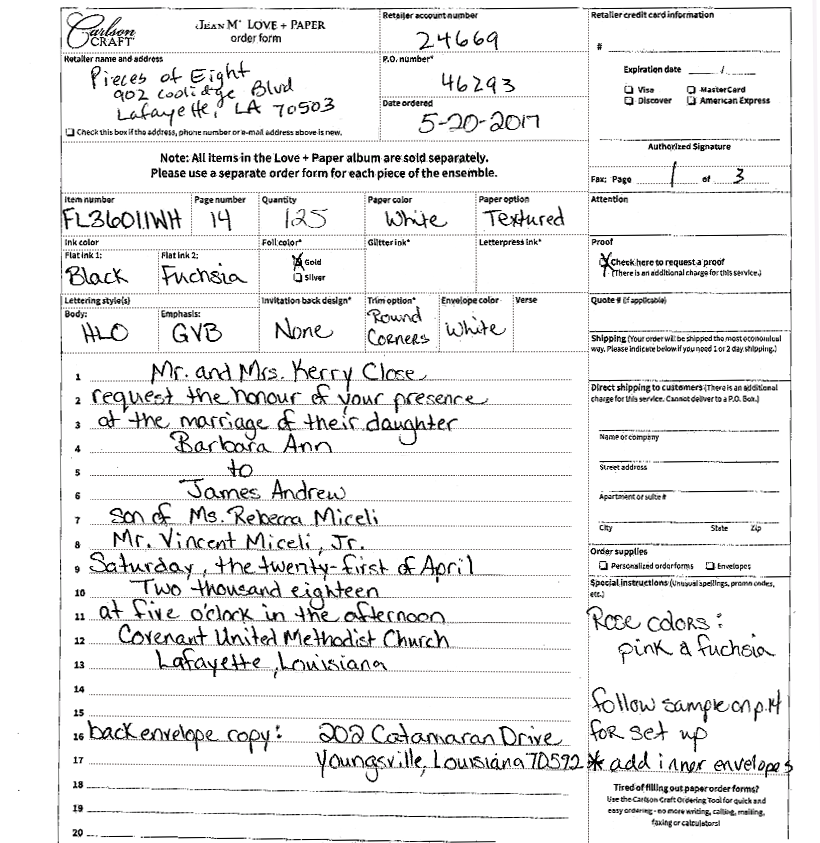
#> input picture resources/fax1/fax2.png, 820 x 843 px
$ jupyter execute textdetect.ipynb   (older library calls are emulated)
#> lines starting #> are read from the running program, lines starting #| are printed output that depends on the picture; after the words box and inside, x2 and y2 are one past the last pixel; in counts of white or black regions, pixels touching at a corner belong together
[cell 1]
import sys
import os
import cv2
import numpy as np
import shutil
from IPython.display import Image as img_display

[cell 2]
print('\ndetect_er_chars.py')
print('       A simple demo script using the Extremal Region Filter algorithm described in:')
print('       Neumann L., Matas J.: Real-Time Scene Text Localization and Recognition, CVPR 2012\n')

[cell 3]
pathname='./resources' #os.path.dirname(sys.argv[0])
file= os.path.join(pathname,"fax1","fax2.png") #pathname+'/'+'.png'
# display in IPython
# img_display(filename=file)

[cell 4]
img = cv2.imread(file)#(str(sys.argv[1]))
#> img is the input picture: shape (843, 820, 3); mean B, G, R 235.8, 235.8, 235.9
gray= cv2.imread(file,0)#(str(sys.argv[1]),0)

[cell 5]
# apply blur
gray=cv2.GaussianBlur(gray, (3,3), 0)
cv2.imwrite(pathname+"/blur.png",gray)
img_display(filename=pathname+"/blur.png")

[cell 6]
# invert color
# gray=cv2.bitwise_not(gray)
# cv2.imwrite(pathname+"/bitwise.png",gray)
# img_display(filename=pathname+"/bitwise.png")

[cell 7]
# Apply dilation and erosion to remove some noise
kernel =np.ones((1,1),np.uint8)
gray=cv2.dilate(gray,kernel,iterations=1)
gray=cv2.erode(gray,kernel,iterations=1)
cv2.imwrite(pathname+"/removed_noise.png",gray)
img_display(filename=pathname+"/removed_noise.png")

[cell 8]
# [7 lines of commented-out code are left out]

[cell 9]
# [5 lines of commented-out code are left out]

[cell 10]
# MSER to detect regions
# mser = cv2.MSER_create(1,25,200)
mser = cv2.MSER_create(1,20,80,1)
regions,_ = mser.detectRegions(gray)
#> regions = 9895 items
rects=[cv2.boundingRect(p.reshape(-1,1,2)) for p in regions]
#> rects = 9895 items, first 6: (60, 37, 2, 11), (60, 37, 2, 11), (60, 36, 2, 13), (60, 7, 11, 4), (60, 7, 11, 4), (60, 7, 11, 4)

[cell 11]
# draw hull lines
linesImg=img.copy()
# hulls = [cv2.convexHull(p.reshape(-1, 1, 2)) for p in regions]
# cv2.polylines(linesImg, hulls, 1, (0, 255, 0))
for i,rect in enumerate(rects):
    cv2.rectangle(linesImg,rect[0:2],(rect[0]+rect[2],rect[1]+rect[3]),(0,255,0),1)
#> this loop made 9895 passes
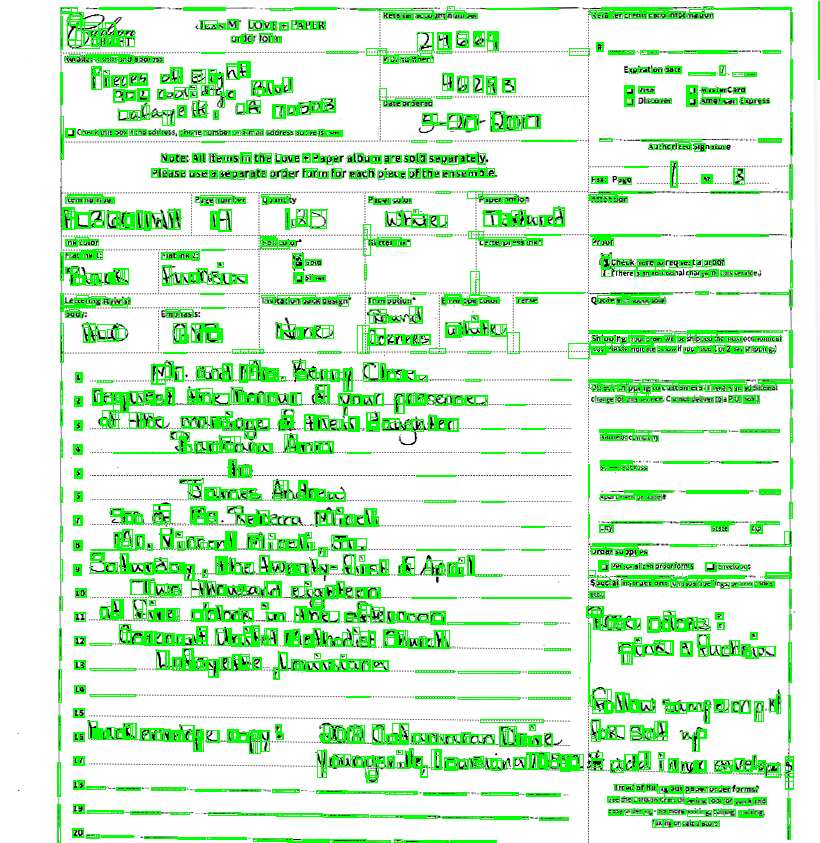
#> linesImg: shape (843, 820, 3); 13.8% of pixels changed, all inside (x1, y1, x2, y2) = (57, 1, 820, 843)
cv2.imwrite(pathname+"/linesImg.png",linesImg)
img_display(filename=pathname+"/linesImg.png")

[cell 12]
# draw rectangles
for i,rect in enumerate(rects):
        width=rect[2]
        height=rect[3]
        if width>1 and height>1 and (width/height<7.0) and (height/width<7.0):
            #print(str(width)+" "+str(height))
            #cv2.rectangle(gray,(0,0),(10,20),(0,255,0),2)
            offset=0
            (top,left)=(rect[0]-offset,rect[1]-offset)
            cv2.rectangle(gray,(top,left),(rect[0]+rect[2]+2*offset,rect[1]+rect[3]+2*offset),(0,0,0),-1)
#> this loop made 9895 passes
#> (rect, width, height, top, left) on passes 1 to 8: ((60, 37, 2, 11), 2, 11, 60, 37), ((60, 37, 2, 11), 2, 11, 60, 37), ((60, 36, 2, 13), 2, 13, 60, 36), ((60, 7, 11, 4), 11, 4, 60, 7), ((60, 7, 11, 4), 11, 4, 60, 7), ((60, 7, 11, 4), 11, 4, 60, 7), ((60, 7, 17, 5), 17, 5, 60, 7), ((60, 7, 17, 5), 17, 5, 60, 7)
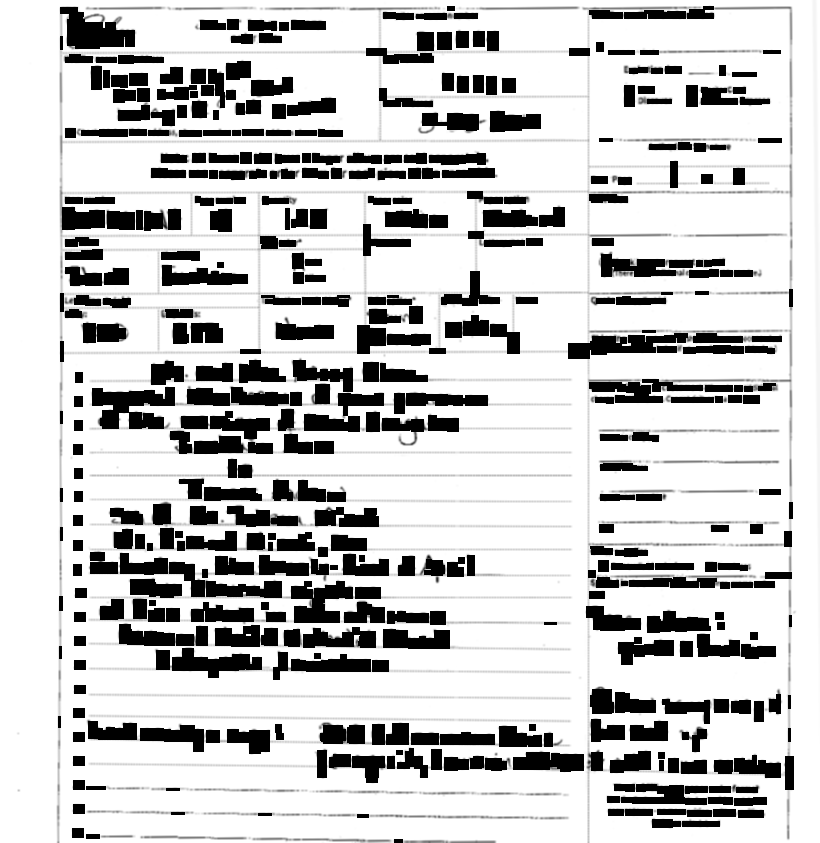
#> gray: shape (843, 820); min 0, max 255, mean 200.8

cv2.imwrite(pathname+"/filled.png",gray)
img_display(filename=pathname+"/filled.png")

[cell 13]
# detect black blocks
bgr=cv2.cvtColor(gray,cv2.COLOR_GRAY2RGB)
gray=cv2.cvtColor(bgr, cv2.COLOR_BGR2HSV)
#> gray: shape (843, 820, 3); mean H, S, V 0, 0, 200.8
# colours=['yellow','orange','red','green','black','white']
# lowers=[[30,255,255],[15,255,255],[6,255,255],[0,0,0],[0, 0, 205]]
# uppers=[[20,100,100],[5,100,100],[0,100,100],[180, 10, 50],[180, 10, 255]]

lower=np.array([0, 0, 0],np.uint8)
upper=np.array([180, 10, 50],np.uint8)
separated=cv2.inRange(gray,lower,upper)
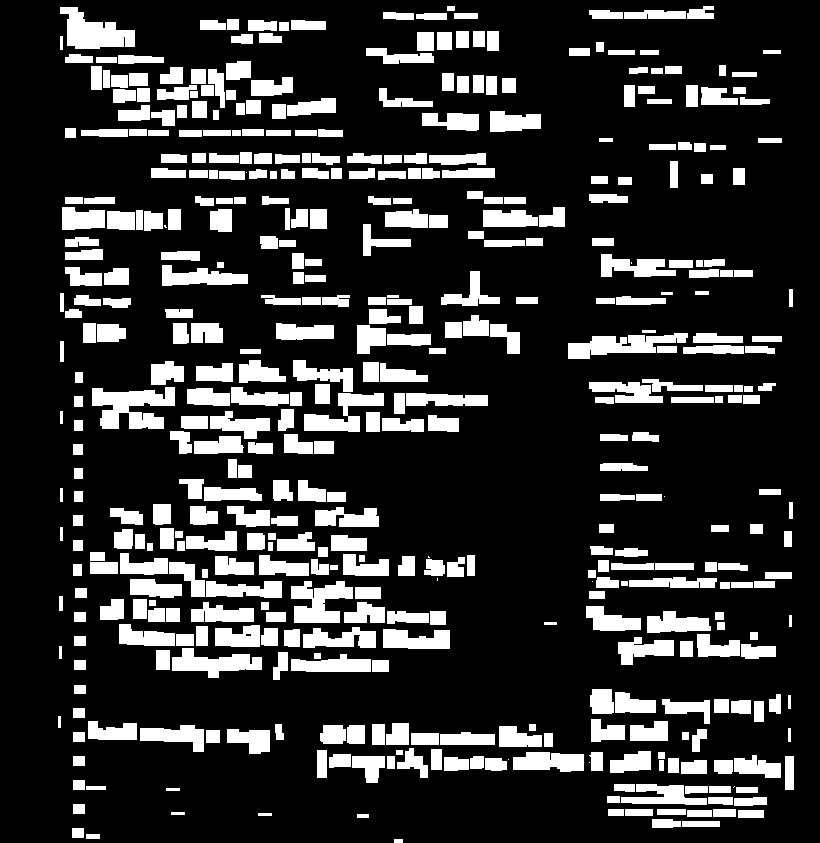
#> separated: shape (843, 820); 19.5% white; 462 white regions (10 under 20 px)

#this bit draws a red rectangle around the detected region
im2,contours,hierarchy=cv2.findContours(separated,cv2.RETR_LIST,cv2.CHAIN_APPROX_SIMPLE)
#> contours = 463 contours, 11 with area under 20; largest, box (x1, y1, x2, y2) and area: (92, 387, 175, 429) 1986, (60, 7, 135, 49) 1704, (568, 333, 688, 359) 1510, (291, 581, 353, 623) 1472, (172, 648, 262, 678) 1313
max_area = 0
largest_contour = None
outImg=img.copy()
# the total number of corp chars
total_corps=0
# the number of corp single chars
single_corps=0
# the output path of corp chars
corp_chars_path=pathname+"/corp_chars"
# the output path of single chars
single_path=corp_chars_path+"/singles"
# the scalar of single char
single_scalar=1.8
if not os.path.exists(corp_chars_path):
    os.makedirs(corp_chars_path)
else:
    shutil.rmtree(corp_chars_path)
if not os.path.exists(single_path):
    os.makedirs(single_path)
else:
    shutil.rmtree(single_path)

for idx, contour in enumerate(contours):
    area = cv2.contourArea(contour)
    # if area > max_area:
    max_area = area
    largest_contour=contour
    if largest_contour is not None:
        moment = cv2.moments(largest_contour)
        # [24 lines of commented-out code are left out]

        rect = cv2.boundingRect(largest_contour)
        (height,width)=(rect[2],rect[3])
        area=cv2.contourArea(largest_contour)
        if (height>1.0 and width>1.0 and ((width/height)<6) and ((height/width)<6) and area>100):
            # print(cv2.contourArea(largest_contour))
            total_corps+=1
            x,y,w,h = rect
            offset=0
            cropped = outImg[y:y+h,x:x+w]
            outfile=""
            if (width/height>=1.0 and width/height<=single_scalar) or (height/width>=1.0 and height/width<=single_scalar):
                single_corps+=1
                outfile="{0}/{1}_{2}_{3}_{4}_{5}.png".format(single_path,idx,x,y,w,h)
            else:
                outfile="{0}/{1}_{2}_{3}_{4}_{5}.png".format(corp_chars_path,idx,x,y,w,h)
            cv2.imwrite(outfile,cropped)
            cv2.rectangle(img,(x-offset,y-offset),(x+w+2*offset,y+h+2*offset),(0,255,0),1)
#> this loop made 463 passes
#> (max_area, largest_contour, height, width, x, y, w) on passes 9 to 13: (175, [[738, 810], [738, 817], [763, 817], [763, 810]], 26, 8, 738, 810, 26), (144, [[687, 810], [687, 816], [711, 816], [711, 810]], 25, 7, 687, 810, 25), (154, [[713, 809], [713, 816], [735, 816], [735, 809]], 23, 8, 713, 809, 23), (140, [[657, 809], [657, 814], [685, 814], [685, 809]], 29, 6, 657, 809, 29), (162, [[625, 809], [625, 815], [652, 815], [652, 809]], 28, 7, 625, 809, 28)
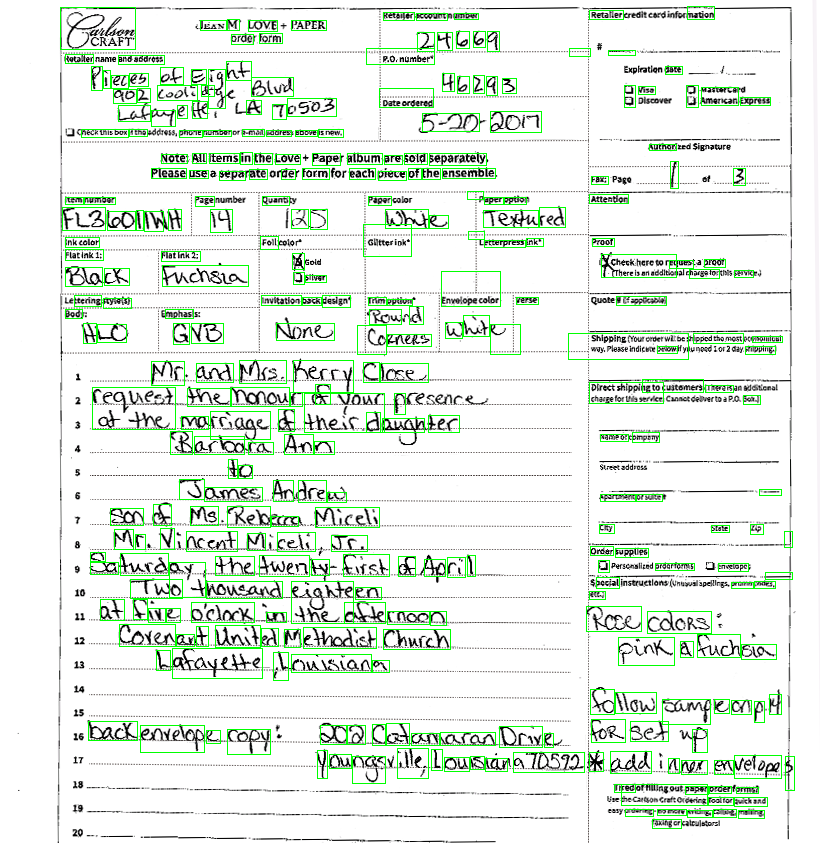
#> img: shape (843, 820, 3); 4.16% of pixels changed, all inside (x1, y1, x2, y2) = (60, 6, 795, 829)

print("total {0} chars, {1} single chars, output rate {2:0.3f}%".format(total_corps,single_corps,single_corps/total_corps*100))
#| total 322 chars, 119 single chars, output rate 36.957%
cv2.imwrite(pathname+"/result.png",img)
img_display(filename=pathname+"/result.png")

$ run again, with resources/fax1/fax1.png copied over resources/fax1/fax2.png
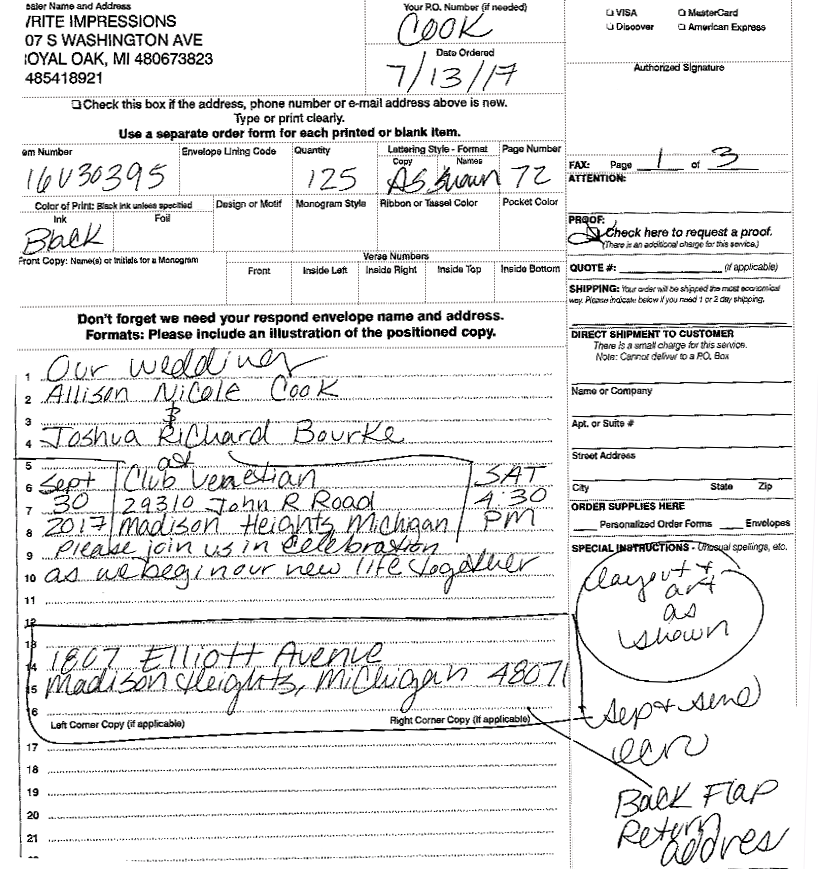
#> input picture resources/fax1/fax1.png, 818 x 869 px
#> img is the input picture: shape (869, 818, 3); mean B, G, R 232.6, 232.6, 232.6
#> regions = 9311 items
#> rects = 9311 items, first 6: (19, 458, 16, 2), (19, 458, 16, 2), (19, 458, 17, 2), (19, 458, 17, 2), (19, 458, 17, 2), (18, 458, 18, 2)
#> the loop `for i,rect in enumerate(rects):` made 9311 passes
#> after the loop `for i,rect in enumerate(rects):`:
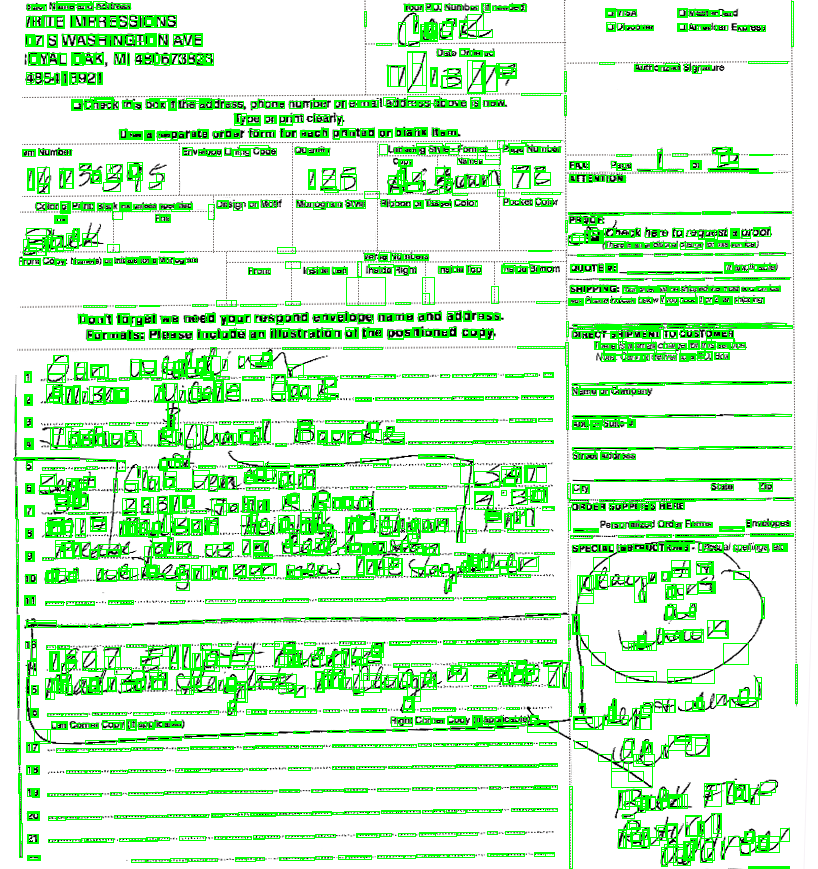
#> linesImg: shape (869, 818, 3); 15.04% of pixels changed, all inside (x1, y1, x2, y2) = (14, 1, 798, 869)
#> the loop `for i,rect in enumerate(rects):` made 9311 passes
#> (rect, width, height, top, left) on passes 15, 17, 18, 19, 20, 21, 22, 23: ((116, 461, 9, 9), 9, 9, 116, 461), ((116, 460, 9, 11), 9, 11, 116, 460), ((113, 479, 4, 13), 4, 13, 113, 479), ((113, 478, 4, 14), 4, 14, 113, 478), ((107, 550, 11, 5), 11, 5, 107, 550), ((107, 550, 11, 5), 11, 5, 107, 550), ((106, 549, 13, 6), 13, 6, 106, 549), ((99, 549, 21, 7), 21, 7, 99, 549)
#> separated: shape (869, 818); 24% white; 621 white regions (24 under 20 px)
#> contours = 629 contours, 30 with area under 20; largest, box (x1, y1, x2, y2) and area: (618, 813, 722, 867) 2898, (119, 495, 195, 581) 2836, (119, 347, 230, 404) 2379, (351, 642, 437, 713) 2364, (278, 492, 337, 556) 2271
#> the loop `for idx, contour in enumerate(contours):` made 629 passes
#> (max_area, largest_contour, height, width, x, y, w) on pass 21: (104, [[179, 836], [179, 840], [205, 840], [205, 836]], 27, 5, 179, 836, 27)
#> after the loop `for idx, contour in enumerate(contours):`:
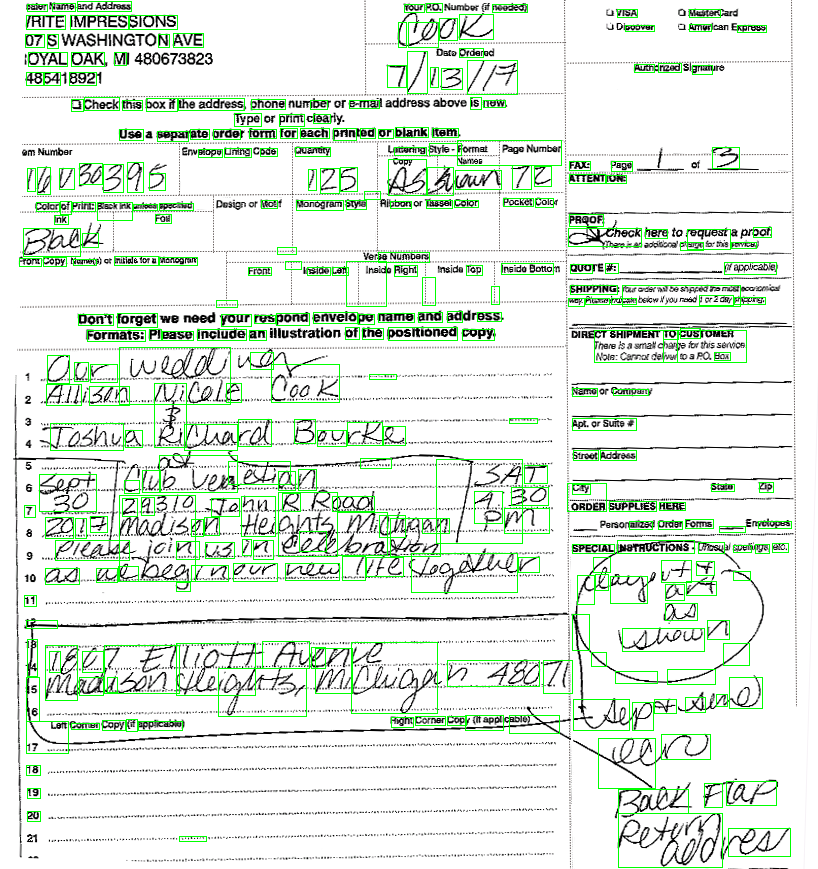
#> img: shape (869, 818, 3); 4.28% of pixels changed, all inside (x1, y1, x2, y2) = (19, 1, 792, 868)
#| total 320 chars, 128 single chars, output rate 40.000%
